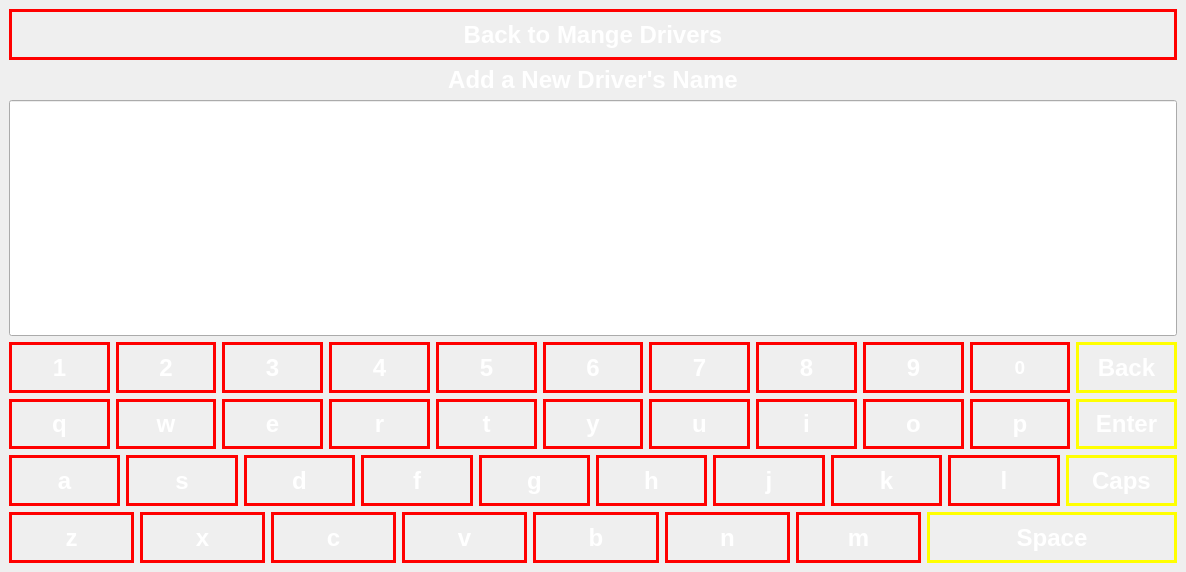
<?xml version="1.0" encoding="UTF-8"?>
<ui version="4.0">
 <class>name_new_user</class>
 <widget class="QMainWindow" name="name_new_user">
  <property name="geometry">
   <rect>
    <x>0</x>
    <y>0</y>
    <width>1186</width>
    <height>572</height>
   </rect>
  </property>
  <property name="windowTitle">
   <string>name_new_user</string>
  </property>
  <property name="styleSheet">
   <string notr="true">background-image: url('/home/phong/Desktop/antitheft/GUI/3/a.jpg');
</string>
  </property>
  <widget class="QWidget" name="centralwidget">
   <layout class="QVBoxLayout" name="verticalLayout" stretch="3,1,5,3,3,3,3">
    <item>
     <widget class="QPushButton" name="backtomanagedrivers_button">
      <property name="sizePolicy">
       <sizepolicy hsizetype="Preferred" vsizetype="Preferred">
        <horstretch>0</horstretch>
        <verstretch>0</verstretch>
       </sizepolicy>
      </property>
      <property name="font">
       <font>
        <pointsize>18</pointsize>
        <weight>75</weight>
        <bold>true</bold>
       </font>
      </property>
      <property name="styleSheet">
       <string notr="true">color: white;
border: 3px solid red;</string>
      </property>
      <property name="text">
       <string>Back to Mange Drivers</string>
      </property>
     </widget>
    </item>
    <item>
     <widget class="QLabel" name="label">
      <property name="font">
       <font>
        <pointsize>18</pointsize>
        <weight>75</weight>
        <bold>true</bold>
       </font>
      </property>
      <property name="styleSheet">
       <string notr="true">color: white;
</string>
      </property>
      <property name="text">
       <string>Add a New Driver's Name</string>
      </property>
      <property name="alignment">
       <set>Qt::AlignCenter</set>
      </property>
     </widget>
    </item>
    <item>
     <widget class="QLineEdit" name="lineEdit">
      <property name="sizePolicy">
       <sizepolicy hsizetype="Preferred" vsizetype="Preferred">
        <horstretch>0</horstretch>
        <verstretch>0</verstretch>
       </sizepolicy>
      </property>
      <property name="font">
       <font>
        <family>Ubuntu</family>
        <pointsize>150</pointsize>
        <weight>50</weight>
        <italic>false</italic>
        <bold>false</bold>
       </font>
      </property>
      <property name="styleSheet">
       <string notr="true">color: Black;
</string>
      </property>
     </widget>
    </item>
    <item>
     <layout class="QHBoxLayout" name="horizontalLayout">
      <item>
       <widget class="QPushButton" name="b1">
        <property name="sizePolicy">
         <sizepolicy hsizetype="Minimum" vsizetype="Preferred">
          <horstretch>0</horstretch>
          <verstretch>0</verstretch>
         </sizepolicy>
        </property>
        <property name="font">
         <font>
          <pointsize>18</pointsize>
          <weight>75</weight>
          <bold>true</bold>
         </font>
        </property>
        <property name="styleSheet">
         <string notr="true">color: white;
border: 3px solid red;</string>
        </property>
        <property name="text">
         <string>1</string>
        </property>
       </widget>
      </item>
      <item>
       <widget class="QPushButton" name="b2">
        <property name="sizePolicy">
         <sizepolicy hsizetype="Minimum" vsizetype="Preferred">
          <horstretch>0</horstretch>
          <verstretch>0</verstretch>
         </sizepolicy>
        </property>
        <property name="font">
         <font>
          <pointsize>18</pointsize>
          <weight>75</weight>
          <bold>true</bold>
         </font>
        </property>
        <property name="styleSheet">
         <string notr="true">color: white;
border: 3px solid red;</string>
        </property>
        <property name="text">
         <string>2</string>
        </property>
       </widget>
      </item>
      <item>
       <widget class="QPushButton" name="b3">
        <property name="sizePolicy">
         <sizepolicy hsizetype="Minimum" vsizetype="Preferred">
          <horstretch>0</horstretch>
          <verstretch>0</verstretch>
         </sizepolicy>
        </property>
        <property name="font">
         <font>
          <pointsize>18</pointsize>
          <weight>75</weight>
          <bold>true</bold>
         </font>
        </property>
        <property name="styleSheet">
         <string notr="true">color: white;
border: 3px solid red;</string>
        </property>
        <property name="text">
         <string>3</string>
        </property>
       </widget>
      </item>
      <item>
       <widget class="QPushButton" name="b4">
        <property name="sizePolicy">
         <sizepolicy hsizetype="Minimum" vsizetype="Preferred">
          <horstretch>0</horstretch>
          <verstretch>0</verstretch>
         </sizepolicy>
        </property>
        <property name="font">
         <font>
          <pointsize>18</pointsize>
          <weight>75</weight>
          <bold>true</bold>
         </font>
        </property>
        <property name="styleSheet">
         <string notr="true">color: white;
border: 3px solid red;</string>
        </property>
        <property name="text">
         <string>4</string>
        </property>
       </widget>
      </item>
      <item>
       <widget class="QPushButton" name="b5">
        <property name="sizePolicy">
         <sizepolicy hsizetype="Minimum" vsizetype="Preferred">
          <horstretch>0</horstretch>
          <verstretch>0</verstretch>
         </sizepolicy>
        </property>
        <property name="font">
         <font>
          <pointsize>18</pointsize>
          <weight>75</weight>
          <bold>true</bold>
         </font>
        </property>
        <property name="styleSheet">
         <string notr="true">color: white;
border: 3px solid red;</string>
        </property>
        <property name="text">
         <string>5</string>
        </property>
       </widget>
      </item>
      <item>
       <widget class="QPushButton" name="b6">
        <property name="sizePolicy">
         <sizepolicy hsizetype="Minimum" vsizetype="Preferred">
          <horstretch>0</horstretch>
          <verstretch>0</verstretch>
         </sizepolicy>
        </property>
        <property name="font">
         <font>
          <pointsize>18</pointsize>
          <weight>75</weight>
          <bold>true</bold>
         </font>
        </property>
        <property name="styleSheet">
         <string notr="true">color: white;
border: 3px solid red;</string>
        </property>
        <property name="text">
         <string>6</string>
        </property>
       </widget>
      </item>
      <item>
       <widget class="QPushButton" name="b7">
        <property name="sizePolicy">
         <sizepolicy hsizetype="Preferred" vsizetype="Preferred">
          <horstretch>0</horstretch>
          <verstretch>0</verstretch>
         </sizepolicy>
        </property>
        <property name="font">
         <font>
          <pointsize>18</pointsize>
          <weight>75</weight>
          <bold>true</bold>
         </font>
        </property>
        <property name="styleSheet">
         <string notr="true">color: white;
border: 3px solid red;</string>
        </property>
        <property name="text">
         <string>7</string>
        </property>
       </widget>
      </item>
      <item>
       <widget class="QPushButton" name="b8">
        <property name="sizePolicy">
         <sizepolicy hsizetype="Minimum" vsizetype="Preferred">
          <horstretch>0</horstretch>
          <verstretch>0</verstretch>
         </sizepolicy>
        </property>
        <property name="font">
         <font>
          <pointsize>18</pointsize>
          <weight>75</weight>
          <bold>true</bold>
         </font>
        </property>
        <property name="styleSheet">
         <string notr="true">color: white;
border: 3px solid red;</string>
        </property>
        <property name="text">
         <string>8</string>
        </property>
       </widget>
      </item>
      <item>
       <widget class="QPushButton" name="b9">
        <property name="sizePolicy">
         <sizepolicy hsizetype="Minimum" vsizetype="Preferred">
          <horstretch>0</horstretch>
          <verstretch>0</verstretch>
         </sizepolicy>
        </property>
        <property name="font">
         <font>
          <pointsize>18</pointsize>
          <weight>75</weight>
          <bold>true</bold>
         </font>
        </property>
        <property name="styleSheet">
         <string notr="true">color: white;
border: 3px solid red;</string>
        </property>
        <property name="text">
         <string>9</string>
        </property>
       </widget>
      </item>
      <item>
       <widget class="QPushButton" name="b0">
        <property name="sizePolicy">
         <sizepolicy hsizetype="Minimum" vsizetype="Preferred">
          <horstretch>0</horstretch>
          <verstretch>0</verstretch>
         </sizepolicy>
        </property>
        <property name="font">
         <font>
          <pointsize>14</pointsize>
          <weight>75</weight>
          <bold>true</bold>
         </font>
        </property>
        <property name="styleSheet">
         <string notr="true">color: white;
border: 3px solid red;</string>
        </property>
        <property name="text">
         <string>0</string>
        </property>
       </widget>
      </item>
      <item>
       <widget class="QPushButton" name="bback">
        <property name="sizePolicy">
         <sizepolicy hsizetype="Minimum" vsizetype="Preferred">
          <horstretch>0</horstretch>
          <verstretch>0</verstretch>
         </sizepolicy>
        </property>
        <property name="font">
         <font>
          <pointsize>18</pointsize>
          <weight>75</weight>
          <bold>true</bold>
         </font>
        </property>
        <property name="styleSheet">
         <string notr="true">color: white;
border: 3px solid yellow;</string>
        </property>
        <property name="text">
         <string>Back</string>
        </property>
       </widget>
      </item>
     </layout>
    </item>
    <item>
     <layout class="QHBoxLayout" name="horizontalLayout_2">
      <item>
       <widget class="QPushButton" name="bq">
        <property name="sizePolicy">
         <sizepolicy hsizetype="Minimum" vsizetype="Preferred">
          <horstretch>0</horstretch>
          <verstretch>0</verstretch>
         </sizepolicy>
        </property>
        <property name="font">
         <font>
          <pointsize>18</pointsize>
          <weight>75</weight>
          <bold>true</bold>
         </font>
        </property>
        <property name="styleSheet">
         <string notr="true">color: white;
border: 3px solid red;</string>
        </property>
        <property name="text">
         <string>q</string>
        </property>
       </widget>
      </item>
      <item>
       <widget class="QPushButton" name="bw">
        <property name="sizePolicy">
         <sizepolicy hsizetype="Minimum" vsizetype="Preferred">
          <horstretch>0</horstretch>
          <verstretch>0</verstretch>
         </sizepolicy>
        </property>
        <property name="font">
         <font>
          <pointsize>18</pointsize>
          <weight>75</weight>
          <bold>true</bold>
         </font>
        </property>
        <property name="styleSheet">
         <string notr="true">color: white;
border: 3px solid red;</string>
        </property>
        <property name="text">
         <string>w</string>
        </property>
       </widget>
      </item>
      <item>
       <widget class="QPushButton" name="be">
        <property name="sizePolicy">
         <sizepolicy hsizetype="Minimum" vsizetype="Preferred">
          <horstretch>0</horstretch>
          <verstretch>0</verstretch>
         </sizepolicy>
        </property>
        <property name="font">
         <font>
          <pointsize>18</pointsize>
          <weight>75</weight>
          <bold>true</bold>
         </font>
        </property>
        <property name="styleSheet">
         <string notr="true">color: white;
border: 3px solid red;</string>
        </property>
        <property name="text">
         <string>e</string>
        </property>
       </widget>
      </item>
      <item>
       <widget class="QPushButton" name="br">
        <property name="sizePolicy">
         <sizepolicy hsizetype="Minimum" vsizetype="Preferred">
          <horstretch>0</horstretch>
          <verstretch>0</verstretch>
         </sizepolicy>
        </property>
        <property name="font">
         <font>
          <pointsize>18</pointsize>
          <weight>75</weight>
          <bold>true</bold>
         </font>
        </property>
        <property name="styleSheet">
         <string notr="true">color: white;
border: 3px solid red;</string>
        </property>
        <property name="text">
         <string>r</string>
        </property>
       </widget>
      </item>
      <item>
       <widget class="QPushButton" name="bt">
        <property name="sizePolicy">
         <sizepolicy hsizetype="Minimum" vsizetype="Preferred">
          <horstretch>0</horstretch>
          <verstretch>0</verstretch>
         </sizepolicy>
        </property>
        <property name="font">
         <font>
          <pointsize>18</pointsize>
          <weight>75</weight>
          <bold>true</bold>
         </font>
        </property>
        <property name="styleSheet">
         <string notr="true">color: white;
border: 3px solid red;</string>
        </property>
        <property name="text">
         <string>t</string>
        </property>
       </widget>
      </item>
      <item>
       <widget class="QPushButton" name="by">
        <property name="sizePolicy">
         <sizepolicy hsizetype="Minimum" vsizetype="Preferred">
          <horstretch>0</horstretch>
          <verstretch>0</verstretch>
         </sizepolicy>
        </property>
        <property name="font">
         <font>
          <pointsize>18</pointsize>
          <weight>75</weight>
          <bold>true</bold>
         </font>
        </property>
        <property name="styleSheet">
         <string notr="true">color: white;
border: 3px solid red;</string>
        </property>
        <property name="text">
         <string>y</string>
        </property>
       </widget>
      </item>
      <item>
       <widget class="QPushButton" name="bu">
        <property name="sizePolicy">
         <sizepolicy hsizetype="Minimum" vsizetype="Preferred">
          <horstretch>0</horstretch>
          <verstretch>0</verstretch>
         </sizepolicy>
        </property>
        <property name="font">
         <font>
          <pointsize>18</pointsize>
          <weight>75</weight>
          <bold>true</bold>
         </font>
        </property>
        <property name="styleSheet">
         <string notr="true">color: white;
border: 3px solid red;</string>
        </property>
        <property name="text">
         <string>u</string>
        </property>
       </widget>
      </item>
      <item>
       <widget class="QPushButton" name="bi">
        <property name="sizePolicy">
         <sizepolicy hsizetype="Minimum" vsizetype="Preferred">
          <horstretch>0</horstretch>
          <verstretch>0</verstretch>
         </sizepolicy>
        </property>
        <property name="font">
         <font>
          <pointsize>18</pointsize>
          <weight>75</weight>
          <bold>true</bold>
         </font>
        </property>
        <property name="styleSheet">
         <string notr="true">color: white;
border: 3px solid red;</string>
        </property>
        <property name="text">
         <string>i</string>
        </property>
       </widget>
      </item>
      <item>
       <widget class="QPushButton" name="bo">
        <property name="sizePolicy">
         <sizepolicy hsizetype="Minimum" vsizetype="Preferred">
          <horstretch>0</horstretch>
          <verstretch>0</verstretch>
         </sizepolicy>
        </property>
        <property name="font">
         <font>
          <pointsize>18</pointsize>
          <weight>75</weight>
          <bold>true</bold>
         </font>
        </property>
        <property name="styleSheet">
         <string notr="true">color: white;
border: 3px solid red;</string>
        </property>
        <property name="text">
         <string>o</string>
        </property>
       </widget>
      </item>
      <item>
       <widget class="QPushButton" name="bp">
        <property name="sizePolicy">
         <sizepolicy hsizetype="Minimum" vsizetype="Preferred">
          <horstretch>0</horstretch>
          <verstretch>0</verstretch>
         </sizepolicy>
        </property>
        <property name="font">
         <font>
          <pointsize>18</pointsize>
          <weight>75</weight>
          <bold>true</bold>
         </font>
        </property>
        <property name="styleSheet">
         <string notr="true">color: white;
border: 3px solid red;</string>
        </property>
        <property name="text">
         <string>p</string>
        </property>
       </widget>
      </item>
      <item>
       <widget class="QPushButton" name="benter">
        <property name="sizePolicy">
         <sizepolicy hsizetype="Minimum" vsizetype="Preferred">
          <horstretch>0</horstretch>
          <verstretch>0</verstretch>
         </sizepolicy>
        </property>
        <property name="font">
         <font>
          <pointsize>18</pointsize>
          <weight>75</weight>
          <bold>true</bold>
         </font>
        </property>
        <property name="styleSheet">
         <string notr="true">color: white;
border: 3px solid yellow;</string>
        </property>
        <property name="text">
         <string>Enter</string>
        </property>
       </widget>
      </item>
     </layout>
    </item>
    <item>
     <layout class="QHBoxLayout" name="horizontalLayout_4">
      <item>
       <widget class="QPushButton" name="ba">
        <property name="sizePolicy">
         <sizepolicy hsizetype="Minimum" vsizetype="Preferred">
          <horstretch>0</horstretch>
          <verstretch>0</verstretch>
         </sizepolicy>
        </property>
        <property name="font">
         <font>
          <pointsize>18</pointsize>
          <weight>75</weight>
          <bold>true</bold>
         </font>
        </property>
        <property name="styleSheet">
         <string notr="true">color: white;
border: 3px solid red;</string>
        </property>
        <property name="text">
         <string>a</string>
        </property>
       </widget>
      </item>
      <item>
       <widget class="QPushButton" name="bs">
        <property name="sizePolicy">
         <sizepolicy hsizetype="Minimum" vsizetype="Preferred">
          <horstretch>0</horstretch>
          <verstretch>0</verstretch>
         </sizepolicy>
        </property>
        <property name="font">
         <font>
          <pointsize>18</pointsize>
          <weight>75</weight>
          <bold>true</bold>
         </font>
        </property>
        <property name="styleSheet">
         <string notr="true">color: white;
border: 3px solid red;</string>
        </property>
        <property name="text">
         <string>s</string>
        </property>
       </widget>
      </item>
      <item>
       <widget class="QPushButton" name="bd">
        <property name="sizePolicy">
         <sizepolicy hsizetype="Minimum" vsizetype="Preferred">
          <horstretch>0</horstretch>
          <verstretch>0</verstretch>
         </sizepolicy>
        </property>
        <property name="font">
         <font>
          <pointsize>18</pointsize>
          <weight>75</weight>
          <bold>true</bold>
         </font>
        </property>
        <property name="styleSheet">
         <string notr="true">color: white;
border: 3px solid red;</string>
        </property>
        <property name="text">
         <string>d</string>
        </property>
       </widget>
      </item>
      <item>
       <widget class="QPushButton" name="bf">
        <property name="sizePolicy">
         <sizepolicy hsizetype="Minimum" vsizetype="Preferred">
          <horstretch>0</horstretch>
          <verstretch>0</verstretch>
         </sizepolicy>
        </property>
        <property name="font">
         <font>
          <pointsize>18</pointsize>
          <weight>75</weight>
          <bold>true</bold>
         </font>
        </property>
        <property name="styleSheet">
         <string notr="true">color: white;
border: 3px solid red;</string>
        </property>
        <property name="text">
         <string>f</string>
        </property>
       </widget>
      </item>
      <item>
       <widget class="QPushButton" name="bg">
        <property name="sizePolicy">
         <sizepolicy hsizetype="Minimum" vsizetype="Preferred">
          <horstretch>0</horstretch>
          <verstretch>0</verstretch>
         </sizepolicy>
        </property>
        <property name="font">
         <font>
          <pointsize>18</pointsize>
          <weight>75</weight>
          <bold>true</bold>
         </font>
        </property>
        <property name="styleSheet">
         <string notr="true">color: white;
border: 3px solid red;</string>
        </property>
        <property name="text">
         <string>g</string>
        </property>
       </widget>
      </item>
      <item>
       <widget class="QPushButton" name="bh">
        <property name="sizePolicy">
         <sizepolicy hsizetype="Minimum" vsizetype="Preferred">
          <horstretch>0</horstretch>
          <verstretch>0</verstretch>
         </sizepolicy>
        </property>
        <property name="font">
         <font>
          <pointsize>18</pointsize>
          <weight>75</weight>
          <bold>true</bold>
         </font>
        </property>
        <property name="styleSheet">
         <string notr="true">color: white;
border: 3px solid red;</string>
        </property>
        <property name="text">
         <string>h</string>
        </property>
       </widget>
      </item>
      <item>
       <widget class="QPushButton" name="bj">
        <property name="sizePolicy">
         <sizepolicy hsizetype="Minimum" vsizetype="Preferred">
          <horstretch>0</horstretch>
          <verstretch>0</verstretch>
         </sizepolicy>
        </property>
        <property name="font">
         <font>
          <pointsize>18</pointsize>
          <weight>75</weight>
          <bold>true</bold>
         </font>
        </property>
        <property name="styleSheet">
         <string notr="true">color: white;
border: 3px solid red;</string>
        </property>
        <property name="text">
         <string>j</string>
        </property>
       </widget>
      </item>
      <item>
       <widget class="QPushButton" name="bk">
        <property name="sizePolicy">
         <sizepolicy hsizetype="Minimum" vsizetype="Preferred">
          <horstretch>0</horstretch>
          <verstretch>0</verstretch>
         </sizepolicy>
        </property>
        <property name="font">
         <font>
          <pointsize>18</pointsize>
          <weight>75</weight>
          <bold>true</bold>
         </font>
        </property>
        <property name="styleSheet">
         <string notr="true">color: white;
border: 3px solid red;</string>
        </property>
        <property name="text">
         <string>k</string>
        </property>
       </widget>
      </item>
      <item>
       <widget class="QPushButton" name="bl">
        <property name="sizePolicy">
         <sizepolicy hsizetype="Minimum" vsizetype="Preferred">
          <horstretch>0</horstretch>
          <verstretch>0</verstretch>
         </sizepolicy>
        </property>
        <property name="font">
         <font>
          <pointsize>18</pointsize>
          <weight>75</weight>
          <bold>true</bold>
         </font>
        </property>
        <property name="styleSheet">
         <string notr="true">color: white;
border: 3px solid red;</string>
        </property>
        <property name="text">
         <string>l</string>
        </property>
       </widget>
      </item>
      <item>
       <widget class="QPushButton" name="bcap">
        <property name="sizePolicy">
         <sizepolicy hsizetype="Minimum" vsizetype="Preferred">
          <horstretch>0</horstretch>
          <verstretch>0</verstretch>
         </sizepolicy>
        </property>
        <property name="font">
         <font>
          <pointsize>18</pointsize>
          <weight>75</weight>
          <bold>true</bold>
         </font>
        </property>
        <property name="styleSheet">
         <string notr="true">color: white;
border: 3px solid yellow;</string>
        </property>
        <property name="text">
         <string>Caps</string>
        </property>
       </widget>
      </item>
     </layout>
    </item>
    <item>
     <layout class="QHBoxLayout" name="horizontalLayout_5" stretch="1,1,1,1,1,1,1,2">
      <item>
       <widget class="QPushButton" name="bz">
        <property name="sizePolicy">
         <sizepolicy hsizetype="Minimum" vsizetype="Preferred">
          <horstretch>0</horstretch>
          <verstretch>0</verstretch>
         </sizepolicy>
        </property>
        <property name="font">
         <font>
          <pointsize>18</pointsize>
          <weight>75</weight>
          <bold>true</bold>
         </font>
        </property>
        <property name="styleSheet">
         <string notr="true">color: white;
border: 3px solid red;</string>
        </property>
        <property name="text">
         <string>z</string>
        </property>
       </widget>
      </item>
      <item>
       <widget class="QPushButton" name="bx">
        <property name="sizePolicy">
         <sizepolicy hsizetype="Minimum" vsizetype="Preferred">
          <horstretch>0</horstretch>
          <verstretch>0</verstretch>
         </sizepolicy>
        </property>
        <property name="font">
         <font>
          <pointsize>18</pointsize>
          <weight>75</weight>
          <bold>true</bold>
         </font>
        </property>
        <property name="styleSheet">
         <string notr="true">color: white;
border: 3px solid red;</string>
        </property>
        <property name="text">
         <string>x</string>
        </property>
       </widget>
      </item>
      <item>
       <widget class="QPushButton" name="bc">
        <property name="sizePolicy">
         <sizepolicy hsizetype="Minimum" vsizetype="Preferred">
          <horstretch>0</horstretch>
          <verstretch>0</verstretch>
         </sizepolicy>
        </property>
        <property name="font">
         <font>
          <pointsize>18</pointsize>
          <weight>75</weight>
          <bold>true</bold>
         </font>
        </property>
        <property name="styleSheet">
         <string notr="true">color: white;
border: 3px solid red;</string>
        </property>
        <property name="text">
         <string>c</string>
        </property>
       </widget>
      </item>
      <item>
       <widget class="QPushButton" name="bv">
        <property name="sizePolicy">
         <sizepolicy hsizetype="Minimum" vsizetype="Preferred">
          <horstretch>0</horstretch>
          <verstretch>0</verstretch>
         </sizepolicy>
        </property>
        <property name="font">
         <font>
          <pointsize>18</pointsize>
          <weight>75</weight>
          <bold>true</bold>
         </font>
        </property>
        <property name="styleSheet">
         <string notr="true">color: white;
border: 3px solid red;</string>
        </property>
        <property name="text">
         <string>v</string>
        </property>
       </widget>
      </item>
      <item>
       <widget class="QPushButton" name="bb">
        <property name="sizePolicy">
         <sizepolicy hsizetype="Minimum" vsizetype="Preferred">
          <horstretch>0</horstretch>
          <verstretch>0</verstretch>
         </sizepolicy>
        </property>
        <property name="font">
         <font>
          <pointsize>18</pointsize>
          <weight>75</weight>
          <bold>true</bold>
         </font>
        </property>
        <property name="styleSheet">
         <string notr="true">color: white;
border: 3px solid red;</string>
        </property>
        <property name="text">
         <string>b</string>
        </property>
       </widget>
      </item>
      <item>
       <widget class="QPushButton" name="bn">
        <property name="sizePolicy">
         <sizepolicy hsizetype="Minimum" vsizetype="Preferred">
          <horstretch>0</horstretch>
          <verstretch>0</verstretch>
         </sizepolicy>
        </property>
        <property name="font">
         <font>
          <pointsize>18</pointsize>
          <weight>75</weight>
          <bold>true</bold>
         </font>
        </property>
        <property name="styleSheet">
         <string notr="true">color: white;
border: 3px solid red;</string>
        </property>
        <property name="text">
         <string>n</string>
        </property>
       </widget>
      </item>
      <item>
       <widget class="QPushButton" name="bm">
        <property name="sizePolicy">
         <sizepolicy hsizetype="Minimum" vsizetype="Preferred">
          <horstretch>0</horstretch>
          <verstretch>0</verstretch>
         </sizepolicy>
        </property>
        <property name="font">
         <font>
          <pointsize>18</pointsize>
          <weight>75</weight>
          <bold>true</bold>
         </font>
        </property>
        <property name="styleSheet">
         <string notr="true">color: white;
border: 3px solid red;</string>
        </property>
        <property name="text">
         <string>m</string>
        </property>
       </widget>
      </item>
      <item>
       <widget class="QPushButton" name="bspace">
        <property name="sizePolicy">
         <sizepolicy hsizetype="Preferred" vsizetype="Preferred">
          <horstretch>0</horstretch>
          <verstretch>0</verstretch>
         </sizepolicy>
        </property>
        <property name="font">
         <font>
          <pointsize>18</pointsize>
          <weight>75</weight>
          <bold>true</bold>
         </font>
        </property>
        <property name="styleSheet">
         <string notr="true">color: white;
border: 3px solid yellow;</string>
        </property>
        <property name="text">
         <string>Space</string>
        </property>
       </widget>
      </item>
     </layout>
    </item>
   </layout>
  </widget>
 </widget>
 <resources/>
 <connections/>
</ui>
